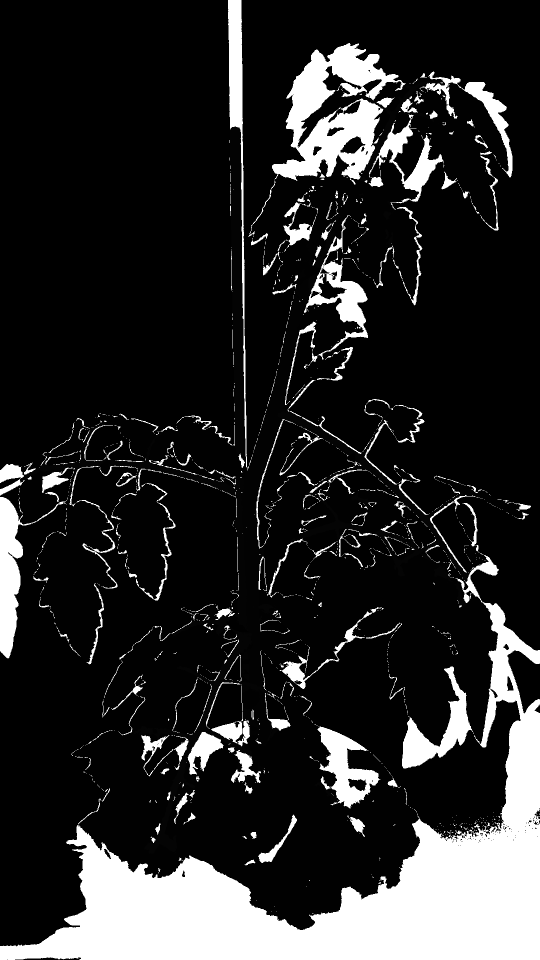
#> input picture example_data/annotations/Harvest_02_PotNr_27/21-92-002226018-cam_00.png, 1080 x 1920 px, found by its file name (shown at 1/2 size)
$ python marvin_threshold.py
#> lines starting #> are read from the running program, lines starting #| are printed output that depends on the picture; after the words box and inside, x2 and y2 are one past the last pixel; in counts of white or black regions, pixels touching at a corner belong together
# marvin_threshold.py

import cv2
import numpy as np
from pathlib import Path

"""Given an image, this script will threshold the image to detect the background color and create a mask for the foreground.
BGR values based on original maxi marvin code"""

def threshold_image(file_name, file_name_result):
    # Load the image
    image = cv2.imread(str(file_name))
#> image is the input picture: shape (1920, 1080, 3); min 0, max 255, mean 43

    # Define background color range (R=0<>227, G=0<>242, B=0<>122)
    lower_bound = np.array([0, 0, 0])     # Lower bounds for B, G, R
    upper_bound = np.array([122, 242, 227])  # Upper bounds for B, G, R

    # Create a mask where the background color is detected
    mask = cv2.inRange(image, lower_bound, upper_bound)
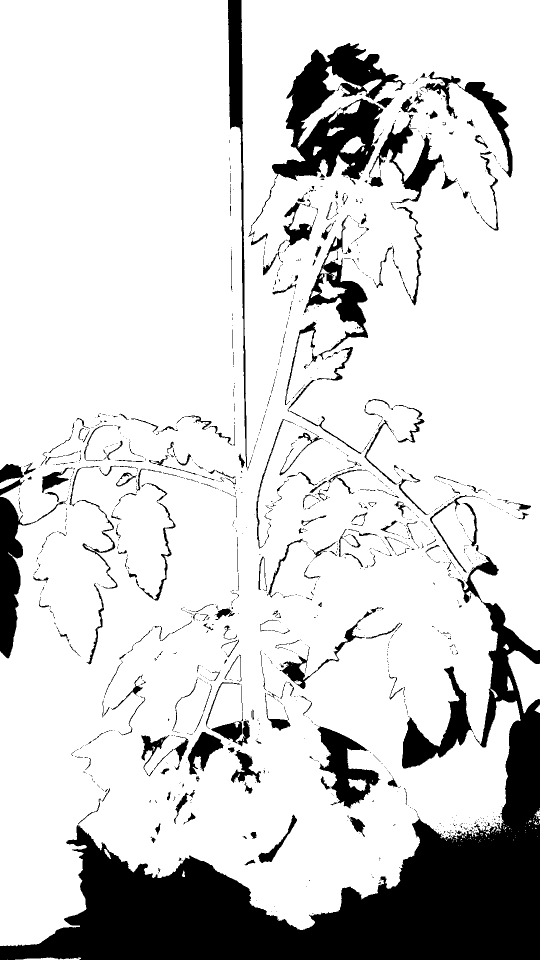
#> mask: shape (1920, 1080) (shown at 1/2 size); 83.3% white; 1576 black regions (1286 under 20 px), largest, box (x1, y1, x2, y2) and area: (0, 1109, 1080, 1920) 202214, (544, 86, 812, 362) 32482, (0, 994, 132, 1317) 10937

    # Invert mask to get the foreground (everything that's not background)
    foreground_mask = cv2.bitwise_not(mask)

    # Apply the mask to the original image to get the foreground
    result = cv2.bitwise_and(image, image, mask=foreground_mask)

    # Convert the result to a binary image (optional for thresholding)
    _, binary_result = cv2.threshold(foreground_mask, 1, 255, cv2.THRESH_BINARY)

    # result_orig = cv2.imread(str(file_name_result))
    # # result_orig[result_orig!=0]=255
    # result_orig_bin = np.zeros(result_orig.shape[:2])
    # result_orig_bin[np.all(result_orig==0,axis=2)]=255

    # Optionally display images
    # cv2.imshow('Original Image', image)
    cv2.imshow('Binary Threshold Image', binary_result)
    cv2.waitKey(0)
    cv2.destroyAllWindows()

if __name__=="__main__":
    folder = Path('example_data')
    plant_nr = "Harvest_02_PotNr_27"
    file_name = folder  / "images" / plant_nr / "21-92-002226018-cam_00.png"
    file_name_result = folder / "inference" / plant_nr / "21-92-002226018-preseg-cam_00.png"

    threshold_image(file_name, file_name_result)

$ run again, with example_data/annotations/Harvest_02_PotNr_27/21-92-002226018-cam_01.png copied over example_data/annotations/Harvest_02_PotNr_27/21-92-002226018-cam_00.png
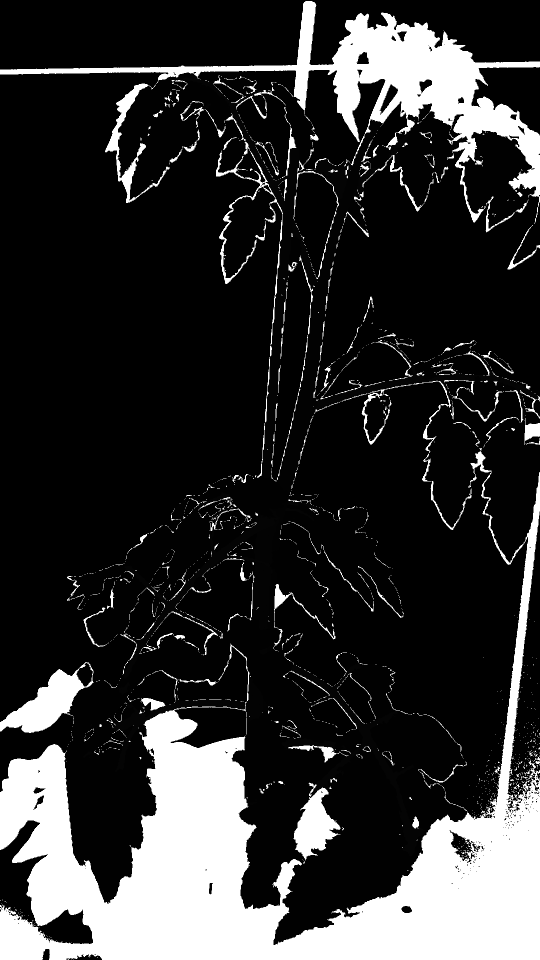
#> input picture example_data/annotations/Harvest_02_PotNr_27/21-92-002226018-cam_01.png, 1080 x 1920 px, found by its file name (shown at 1/2 size)
#> in threshold_image, image is the input picture: shape (1920, 1080, 3); min 0, max 255, mean 50.8
#> in threshold_image, `mask = cv2.inRange(image, lower_bound, upper_bound)`:
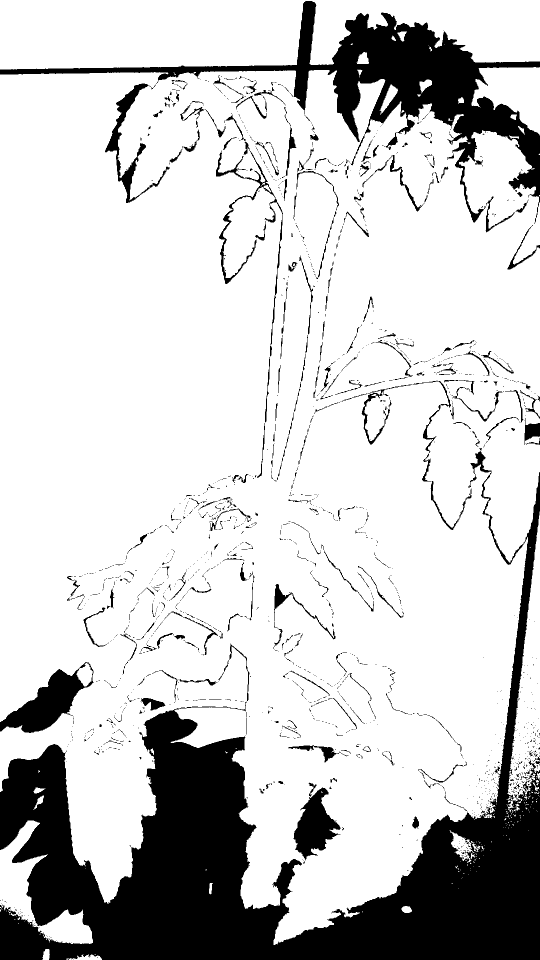
#> mask: shape (1920, 1080) (shown at 1/2 size); 80.2% white; 1871 black regions (1584 under 20 px), largest, box (x1, y1, x2, y2) and area: (0, 902, 1080, 1920) 276754, (0, 2, 1080, 448) 72576, (0, 1324, 188, 1466) 10120

$ run again, with example_data/annotations/Harvest_02_PotNr_27/21-92-002226018-cam_02.png copied over example_data/annotations/Harvest_02_PotNr_27/21-92-002226018-cam_00.png
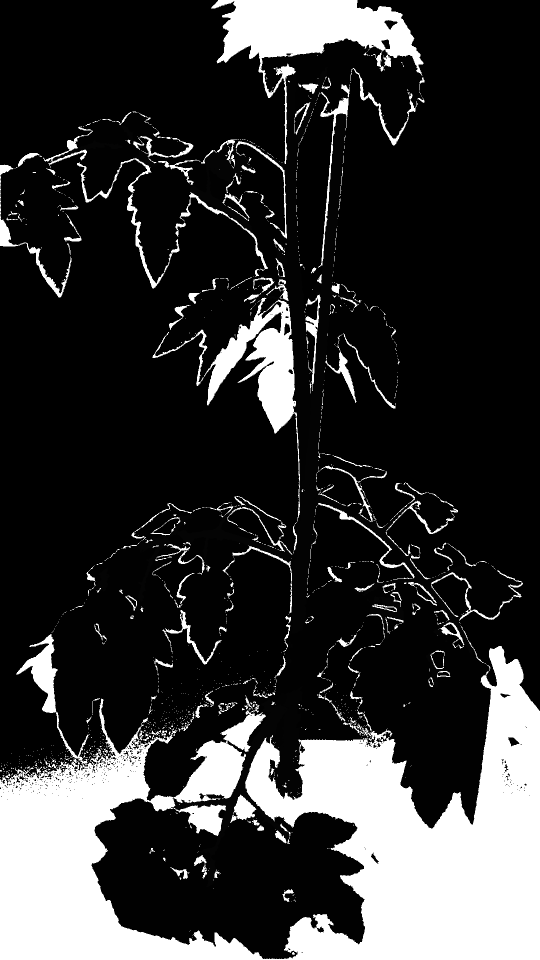
#> input picture example_data/annotations/Harvest_02_PotNr_27/21-92-002226018-cam_02.png, 1080 x 1920 px, found by its file name (shown at 1/2 size)
#> in threshold_image, image is the input picture: shape (1920, 1080, 3); min 0, max 255, mean 53
#> in threshold_image, `mask = cv2.inRange(image, lower_bound, upper_bound)`:
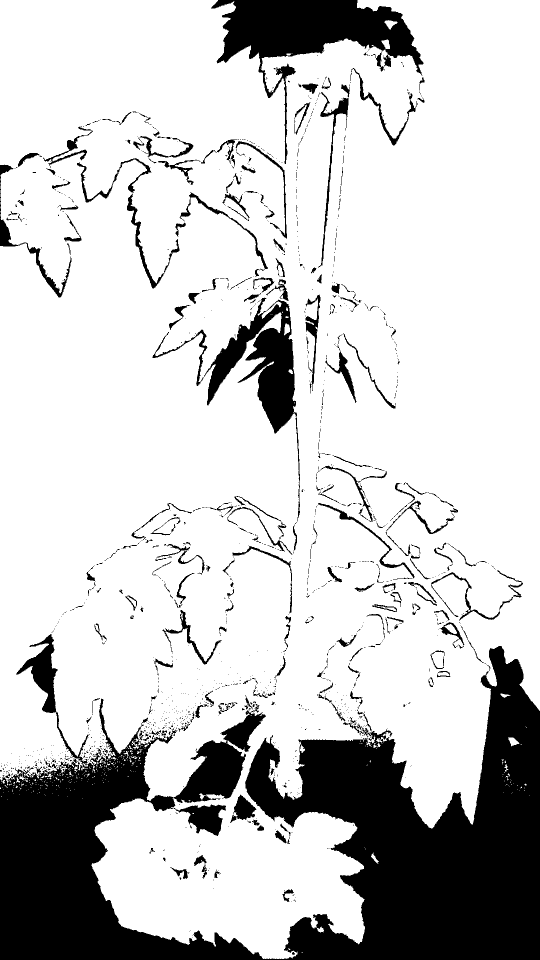
#> mask: shape (1920, 1080) (shown at 1/2 size); 79.4% white; 1392 black regions (1141 under 20 px), largest, box (x1, y1, x2, y2) and area: (0, 1268, 1080, 1920) 311658, (423, 0, 847, 328) 38301, (305, 595, 600, 1043) 21976

$ run again, with example_data/annotations/Harvest_02_PotNr_27/21-92-002226018-cam_03.png copied over example_data/annotations/Harvest_02_PotNr_27/21-92-002226018-cam_00.png
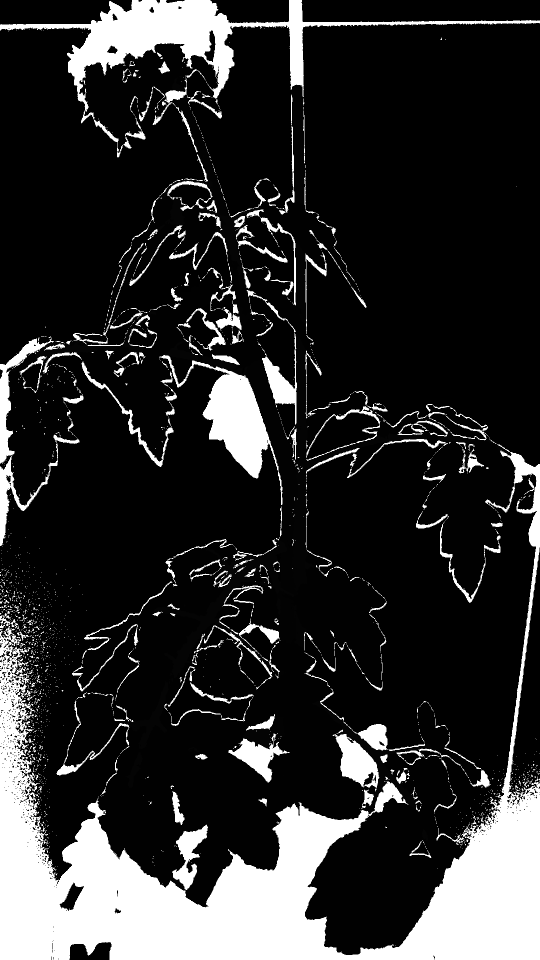
#> input picture example_data/annotations/Harvest_02_PotNr_27/21-92-002226018-cam_03.png, 1080 x 1920 px, found by its file name (shown at 1/2 size)
#> in threshold_image, image is the input picture: shape (1920, 1080, 3); min 0, max 255, mean 47.3
#> in threshold_image, `mask = cv2.inRange(image, lower_bound, upper_bound)`:
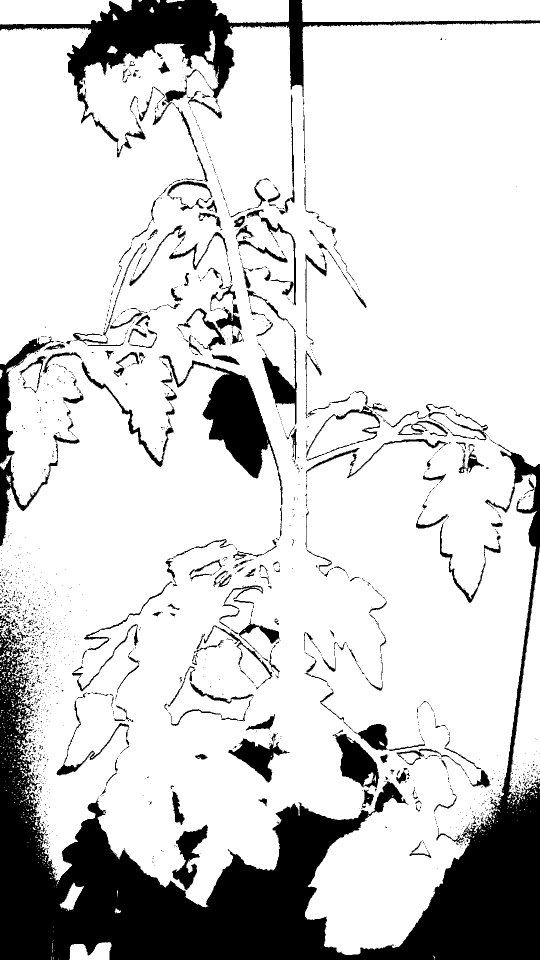
#> mask: shape (1920, 1080) (shown at 1/2 size); 81.6% white; 2055 black regions (1719 under 20 px), largest, box (x1, y1, x2, y2) and area: (0, 888, 1080, 1920) 231166, (0, 0, 1080, 315) 43753, (319, 710, 565, 1010) 18058
